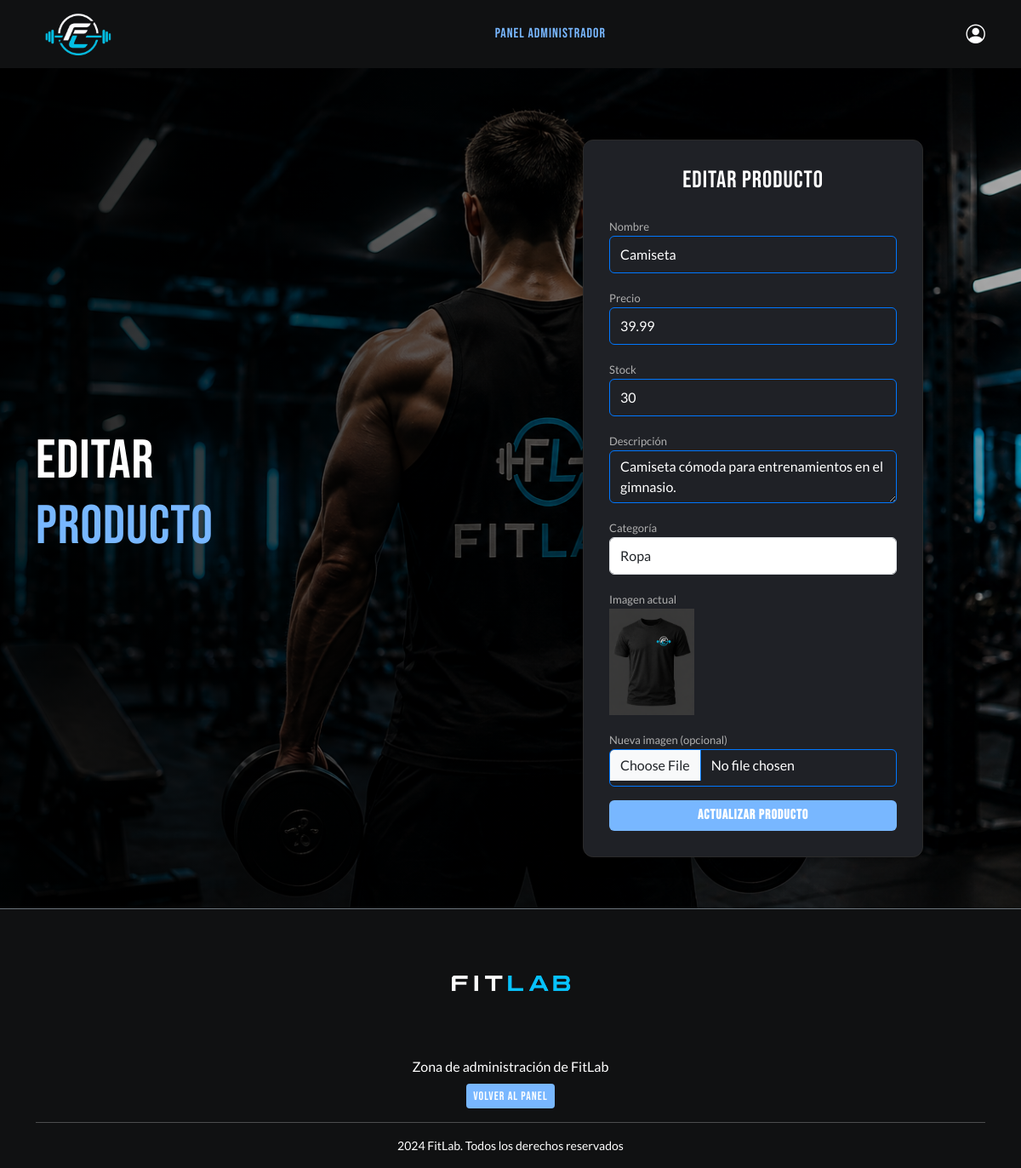
The app's page /index.php?action=mostrarEditarProducto&id=2 (signed in) with its own data.
### tables this page shows
CREATE TABLE producto (
    id_producto INT AUTO_INCREMENT PRIMARY KEY,
    nombre_producto VARCHAR(150) NOT NULL,
    descripcion TEXT,
    precio DECIMAL(10,2) NOT NULL,
    stock INT NOT NULL DEFAULT 0,
    imagen VARCHAR(255),
    id_categoria INT,
    CONSTRAINT fk_producto_categoria FOREIGN KEY (id_categoria) REFERENCES categoria(id_categoria)
        ON DELETE SET NULL ON UPDATE CASCADE
);

CREATE TABLE categoria (
    id_categoria INT AUTO_INCREMENT PRIMARY KEY,
    nombre_categoria VARCHAR(100) NOT NULL,
    descripcion VARCHAR(255)
);

### app/controllers/ProductController.php (called while the page is built, shortened)
<?php
require_once __DIR__ . '/../models/Product.php';
class ProductController
{
    public function mostrarEditarProducto()
    {
        $id = filter_input(INPUT_GET, 'id', FILTER_VALIDATE_INT);
        $model = new Product();
        $product = $model->obtenerPorId($id);
        $categorias = $model->obtenerCategorias();
        require __DIR__ . '/../views/products/edit.php';
    }
}

### app/models/Product.php (called while the page is built, shortened)
<?php
require_once dirname(__DIR__, 2) . '/config/database.php';
class Product
{
    private $db;
    public function __construct()
    {
        $database = new Database();
        $this->db = $database->conectar();
    }
    public function obtenerCategorias()
    {
        $stmt = $this->db->prepare('SELECT * FROM categoria ORDER BY nombre_categoria');
        $stmt->execute();
        return $stmt->fetchAll(PDO::FETCH_ASSOC);
    }
    public function obtenerPorId($id)
    {
        $stmt = $this->db->prepare('SELECT * FROM producto WHERE id_producto = :id');
        $stmt->execute([':id' => (int) $id]);
        return $stmt->fetch(PDO::FETCH_ASSOC);
    }
}

### config/database.php (called while the page is built, shortened)
<?php
class Database {
    private $host = "sql102.infinityfree.com";
    private $db_name = "if0_41927992_fitlab";
    private $username = "if0_41927992";
    private $password = "wLNxAMpoK0";
    public function conectar() {
        $this->conn = null;
        try {
            $this->conn = new PDO(
                "mysql:host=" .
                $this->host .
                ";dbname=" .
                $this->db_name .
                ";charset=utf8",
                $this->username,
                $this->password
            );
            $this->conn->setAttribute(
                PDO::ATTR_ERRMODE,
                PDO::ERRMODE_EXCEPTION
            );
        } catch (PDOException $e) {
            die(
                "Error de conexión: " .
                $e->getMessage()
            );
        }
        return $this->conn;
    }
}

### app/views/products/edit.php (the view, shortened to what this page needs)
<?php require __DIR__ . '/../layouts/header.php'; ?>
<section class="fondo-formulario d-flex align-items-center">
    <div class="container">
        <div class="row align-items-center">
            <div class="col-md-6 text-white">
                <h1 class="titulo-formulario">EDITAR <br><span>PRODUCTO</span></h1>
            </div>
            <div class="col-md-6 d-flex justify-content-center">
                <div class="caja-formulario">
                    <h3 class="text-center mb-4 text-white">EDITAR PRODUCTO</h3>
                    <form action="index.php?action=actualizarProducto" method="POST" enctype="multipart/form-data">
                        <div class="mb-3">
                            <label>Nombre</label>
                            <input
                                type="text"
                                name="nombre_producto"
                                class="form-control"
                                value="<?= htmlspecialchars($product['nombre_producto']) ?>"
                                required
                            >
                        </div>
                        <div class="mb-3">
                            <label>Precio</label>
                            <input
                                type="number"
                                name="precio"
                                class="form-control"
                                step="0.01"
                                min="0.01"
                                value="<?= htmlspecialchars($product['precio']) ?>"
                                required
                            >
                        </div>
                        <div class="mb-3">
                            <label>Stock</label>
                            <input
                                type="number"
                                name="stock"
                                class="form-control"
                                min="0"
                                step="1"
                                value="<?= htmlspecialchars($product['stock']) ?>"
                                required
                            >
                        </div>
                        <div class="mb-3">
                            <label>Descripción</label>
                            <textarea name="descripcion" class="form-control" required><?= htmlspecialchars($product['descripcion']) ?></textarea>
                        </div>
                        <div class="mb-3">
                            <label>Categoría</label>
                            <select name="id_categoria" class="form-control" required>
                                <?php foreach (($categorias ?? []) as $cat): ?>
                                    <option
                                        value="<?= htmlspecialchars($cat['id_categoria']) ?>"
                                        <?= (int) $product['id_categoria'] === (int) $cat['id_categoria'] ? 'selected' : '' ?>
                                    >
                                        <?= htmlspecialchars($cat['nombre_categoria']) ?>
                                    </option>
                                <?php endforeach; ?>
                            </select>
                        </div>
                        <div class="mb-3">
                            <label>Imagen actual</label><br>
                            <?php if (!empty($product['imagen'])): ?>
                                <img src="img/<?= htmlspecialchars($product['imagen']) ?>" alt="Imagen actual" style="width:100px;">
                            <?php else: ?>
                                <p>No hay imagen.</p>
                            <?php endif; ?>
                        </div>
                        <div class="mb-3">
                            <label>Nueva imagen (opcional)</label>
                            <input type="file" name="imagen" class="form-control" accept="image/png,image/jpeg,image/webp">
                        </div>
                        <button class="btn btn-primary w-100">ACTUALIZAR PRODUCTO</button>
                    </form>
                </div>
            </div>
        </div>
    </div>
</section>
<?php require __DIR__ . '/../layouts/footer.php'; ?>

### public/css/styles.css (style rules this page uses)
html { scroll-padding-top: 82px; }
body { font-family: 'Lato', sans-serif; background-color: #101112; padding-top: 74px; }
h1, h2, h3, h4, h5, .title, .titulo-formulario { font-family: 'Bebas Neue', sans-serif; letter-spacing: 1px; }
.btn { font-family: 'Bebas Neue', sans-serif; letter-spacing: 1px; }
.btn-primary { background-color: #78B7FF; border: none; }
.fondo-formulario { height: 100vh; background: linear-gradient(to right, rgba(0,0,0,0.85), rgba(0,0,0,0.3)), url('../img/imagen-hero1.png') center/cover no-repeat; }
.titulo-formulario { font-family: 'Bebas Neue', sans-serif; font-size: 4rem; }
.titulo-formulario span { color: #78B7FF; }
.caja-formulario { background-color: #1F2126; padding: 30px; border-radius: 12px; width: 100%; max-width: 400px; border: 1px solid #2a2a2a; box-shadow: 0 0 20px rgba(0,0,0,0.5); }
.caja-formulario input { background-color: transparent; border: 1px solid #0077FF; color: #fff; }
.caja-formulario input::placeholder { color: #B0B0B0; }
.caja-formulario label { font-size: 13px; color: #B0B0B0; }
.caja-formulario .btn-primary { background-color: #78B7FF; border: none; font-weight: bold; }
.btn-primary { background: #78B7FF; border: none; }
html, body { max-width: 100%; overflow-x: hidden; }
img { max-width: 100%; }
.fondo-formulario { min-height: 100vh; height: auto; padding: 90px 0 60px; }
.caja-formulario .form-select, .caja-formulario textarea, .caja-formulario input[type="file"] { background-color: transparent; border: 1px solid #0077FF; color: #fff; }
.caja-formulario input, .caja-formulario select, .caja-formulario textarea, .tarjeta-calculadora input, .tarjeta-calculadora select { min-height: 44px; }
.btn, .btn:visited, button.btn, a.btn, input[type="submit"].btn, input[type="button"].btn { color: #ffffff !important; text-shadow: none !important; }
.btn-primary, .caja-formulario .btn-primary, .tarjeta-calculadora .btn-primary, .botones-portada .btn-primary { background-color: var(--fitlab-color-principal, #78B7FF) !important; border-color: var(--fitlab-color-principal, #78B7FF) !important; color: #ffffff !important; }

### records on screen
producto: nombre_producto "Camiseta", precio "39.99", stock "30", descripcion "Camiseta cómoda para entrenamientos en el gimnasio.", id_categoria "Ropa", imagen (picture)
